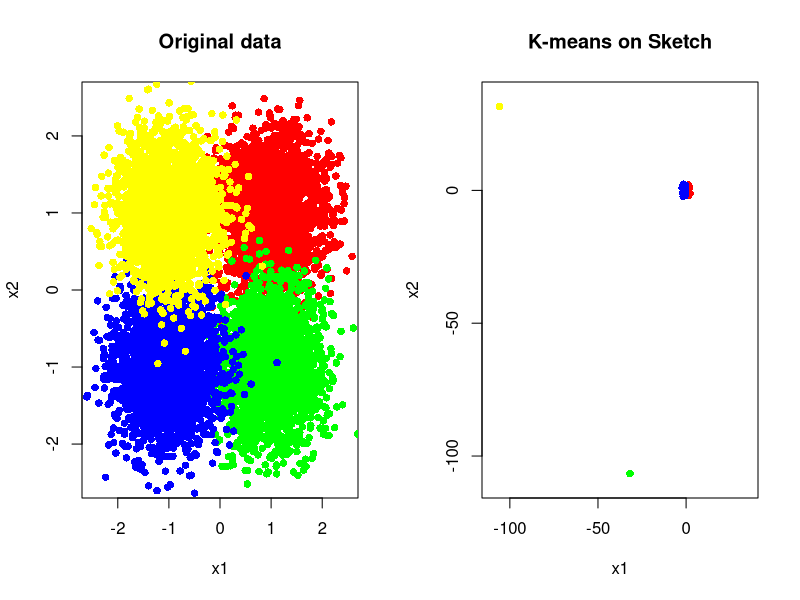

This figure's R source:

pdf("data_and_sketch.pdf",width=7,height=4)
par(mfrow=c(1,2))
cols = c("red","green","blue","yellow")

ori <- as.matrix(read.table("example_2d.txt",sep=","))

ind1 <- ori[,3] == 1
ind2 <- ori[,3] == 2
ind3 <- ori[,3] == 3
ind4 <- ori[,3] == 4


plot(ori[ind1,1],ori[ind1,2],col=cols[1],pch=16,xlim=c(-2.5,2.5),ylim=c(-2.5,2.5),xlab="x1",ylab="x2",main="Original data")
points(ori[ind2,1],ori[ind2,2],col=cols[2],pch=16)
points(ori[ind3,1],ori[ind3,2],col=cols[3],pch=16)
points(ori[ind4,1],ori[ind4,2],col=cols[4],pch=16)


ske <- as.matrix(read.table("example_2d_sketch.txt",sep=","))
ind1 <- ske[,3] == 1
ind2 <- ske[,3] == 2
ind3 <- ske[,3] == 3
ind4 <- ske[,3] == 4


plot(ske[ind1,1],ske[ind1,2],col=cols[1],pch=16,xlim=c(-110,35),ylim=c(-110,35),xlab="x1",ylab="x2",main="K-means on Sketch")
points(ske[ind2,1],ske[ind2,2],col=cols[2],pch=16)
points(ske[ind3,1],ske[ind3,2],col=cols[3],pch=16)
points(ske[ind4,1],ske[ind4,2],col=cols[4],pch=16)
dev.off()
